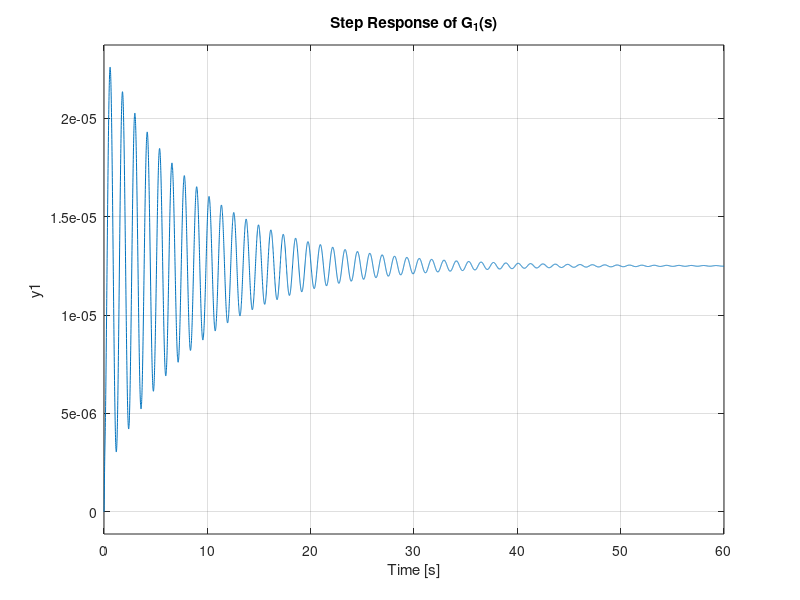
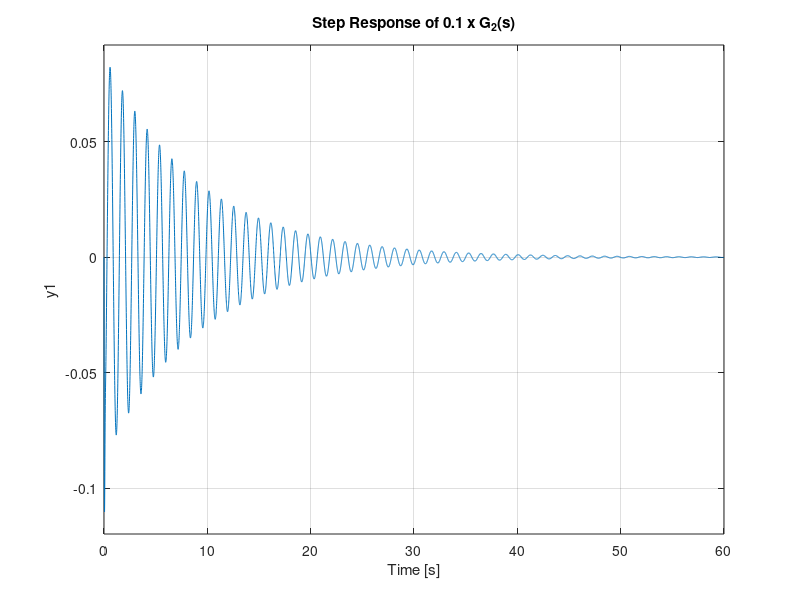

MATLAB code to generate these figures, in order:
M1 = 2500;
M2 = 320;
K1 = 80000;
K2 = 500000;
b1 = 350;
b2 = 15020;

s = tf('s');
G1 = ((M1+M2)*s^2+b2*s+K2)/((M1*s^2+b1*s+K1)*(M2*s^2+(b1+b2)*s+(K1+K2))-(b1*s+K1)*(b1*s+K1));
G2 = (-M1*b2*s^3-M1*K2*s^2)/((M1*s^2+b1*s+K1)*(M2*s^2+(b1+b2)*s+(K1+K2))-(b1*s+K1)*(b1*s+K1));

figure(1)
step(G1)
title('Step Response of G_1(s)')
grid on 

figure(2)
step(0.1*G2)
title('Step Response of 0.1 x G_2(s)')
grid on 

sys1 = tf(G1)
sys2 = tf(G2)